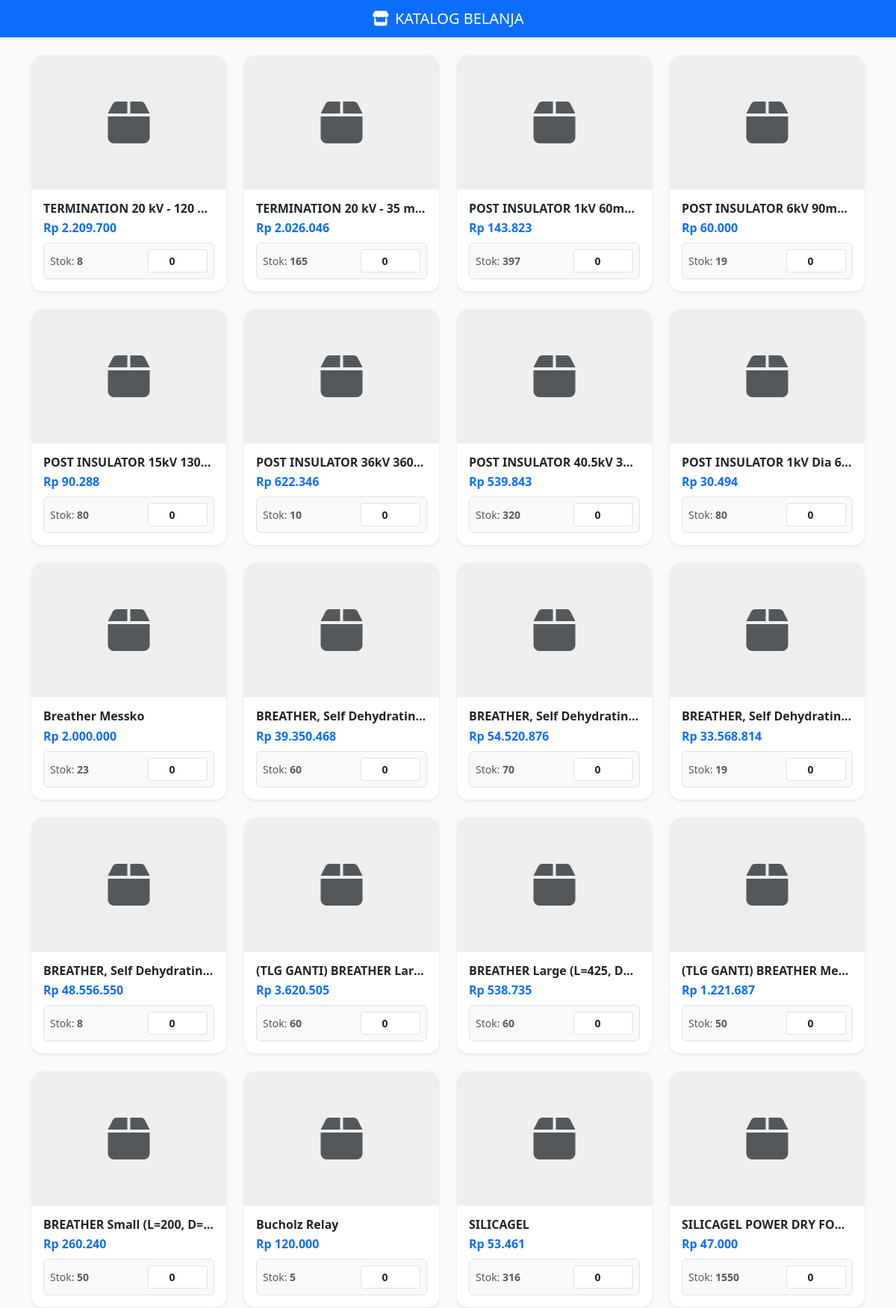
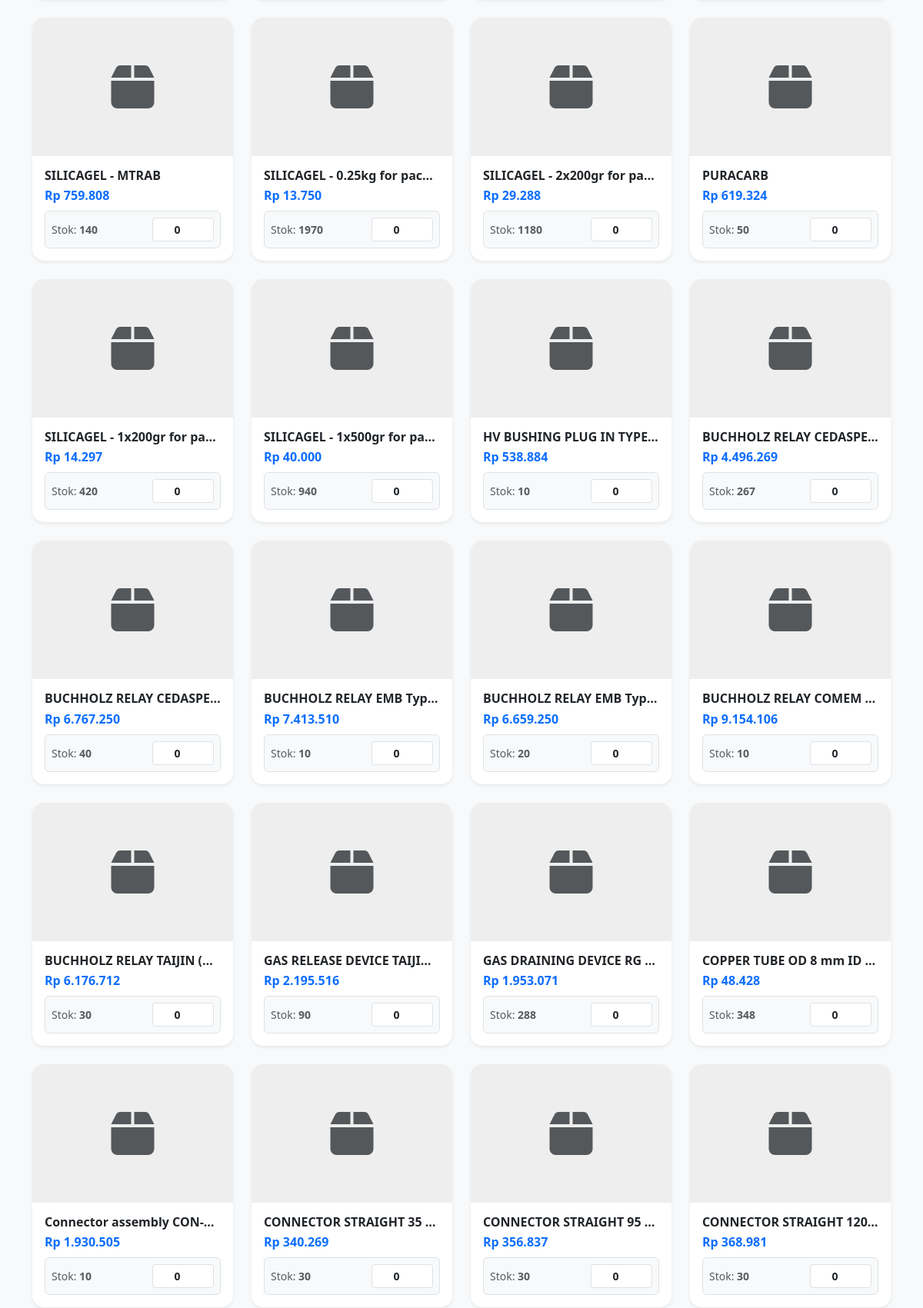
Page /katalog.php (upper part) on the committed database (2 pictures, top to bottom).
### tables this page shows
CREATE TABLE `daftar_barang` (
  `item_code` varchar(12) NOT NULL,
  `item_name` varchar(200) NOT NULL,
  `qty` int(11) NOT NULL,
  `harga` decimal(15,2) DEFAULT NULL
);

### katalog.php (the view, shortened to what this page needs)
<?php
include 'koneksi.php';
?>
<!DOCTYPE html>
<html lang="id">
<head>
    <link href="https://cdn.jsdelivr.net/npm/bootstrap@5.3.0/dist/css/bootstrap.min.css" rel="stylesheet">
    <link rel="stylesheet" href="https://cdnjs.cloudflare.com/ajax/libs/font-awesome/6.0.0/css/all.min.css">
</head>
<body>
<nav class="navbar navbar-dark bg-primary shadow-sm mb-4">
    <div class="container text-center">
        <span class="navbar-brand mb-0 h1 mx-auto"><i class="fas fa-store me-2"></i>KATALOG BELANJA</span>
    </div>
</nav>
<div class="container">
    <form id="formKatalog" action="proses_katalog.php" method="POST">
        <div class="row g-4">
            <?php
            $query = mysqli_query($koneksi, "SELECT * FROM daftar_barang WHERE qty > 0");
            while ($b = mysqli_fetch_assoc($query)) {
            ?>
            <div class="col-6 col-md-4 col-lg-3">
                <div class="card card-barang shadow-sm h-100">
                    <div class="img-container">
                        <i class="fas fa-box fa-4x text-muted"></i>
                    </div>
                    <div class="card-body d-flex flex-column">
                        <h6 class="fw-bold mb-1 text-truncate"><?php echo $b['item_name']; ?></h6>
                        <p class="text-primary fw-bold mb-2">Rp <?php echo number_format($b['harga'], 0, ',', '.'); ?></p>
                        <div class="mt-auto">
                            <div class="d-flex align-items-center justify-content-between bg-light p-2 rounded border">
                                <small class="text-muted">Stok: <b><?php echo $b['qty']; ?></b></small>
                                <input type="number"
                                       name="order_qty[<?php echo $b['item_code']; ?>]"
                                       class="form-control form-control-sm qty-input input-pesanan"
                                       value="0" min="0" max="<?php echo $b['qty']; ?>"
                                       data-harga="<?php echo $b['harga']; ?>"
                                       onchange="hitungFooter()">
                            </div>
                        </div>
                    </div>
                </div>
            </div>
            <?php } ?>
        </div>
    </form>
</div>
</body>
</html>

### katalog.php (style rules this page uses)
body { background-color: #f8f9fa; padding-bottom: 100px; }
.card-barang { border: none; border-radius: 15px; transition: transform 0.2s; overflow: hidden; }
.img-container { height: 180px; background-color: #eee; display: flex; align-items: center; justify-content: center; }
.qty-input { max-width: 80px; text-align: center; font-weight: bold; }

### rows in the picture
daftar_barang: item_name "TERMINATION 20 kV - 120…", harga "2.209.700", qty "8"
daftar_barang: item_name "TERMINATION 20 kV - 35 m…", harga "2.026.046", qty "165"
daftar_barang: item_name "POST INSULATOR 1kV 60m…", harga "143.823", qty "397"
daftar_barang: item_name "POST INSULATOR 6kV 90m…", harga "60.000", qty "19"
daftar_barang: item_name "POST INSULATOR 15kV 130…", harga "90.288", qty "80"
daftar_barang: item_name "POST INSULATOR 36kV 360…", harga "622.346", qty "10"
daftar_barang: item_name "POST INSULATOR 40.5kV 3…", harga "539.843", qty "320"
daftar_barang: item_name "POST INSULATOR 1kV Dia 6…", harga "30.494", qty "80"
daftar_barang: item_name "Breather Messko", harga "2.000.000", qty "23"
daftar_barang: item_name "BREATHER, Self Dehydratin…", harga "39.350.468", qty "60"
daftar_barang: item_name "BREATHER, Self Dehydratin…", harga "54.520.876", qty "70"
daftar_barang: item_name "BREATHER, Self Dehydratin…", harga "33.568.814", qty "19"
daftar_barang: item_name "BREATHER, Self Dehydratin…", harga "48.556.550", qty "8"
daftar_barang: item_name "(TLG GANTI) BREATHER Lar…", harga "3.620.505", qty "60"
daftar_barang: item_name "BREATHER Large (L=425, D…", harga "538.735", qty "60"
daftar_barang: item_name "(TLG GANTI) BREATHER Me…", harga "1.221.687", qty "50"
daftar_barang: item_name "BREATHER Small (L=200, D=…", harga "260.240", qty "50"
daftar_barang: item_name "Bucholz Relay", harga "120.000", qty "5"
daftar_barang: item_name "SILICAGEL", harga "53.461", qty "316"
daftar_barang: item_name "SILICAGEL POWER DRY FO…", harga "47.000", qty "1550"
daftar_barang: item_name "SILICAGEL - MTRAB", harga "759.808", qty "140"
daftar_barang: item_name "SILICAGEL - 0.25kg for pac…", harga "13.750", qty "1970"
daftar_barang: item_name "SILICAGEL - 2x200gr for pa…", harga "29.288", qty "1180"
daftar_barang: item_name "PURACARB", harga "619.324", qty "50"
daftar_barang: item_name "SILICAGEL - 1x200gr for pa…", harga "14.297", qty "420"
daftar_barang: item_name "SILICAGEL - 1x500gr for pa…", harga "40.000", qty "940"
daftar_barang: item_name "HV BUSHING PLUG IN TYPE…", harga "538.884", qty "10"
daftar_barang: item_name "BUCHHOLZ RELAY CEDASPE…", harga "4.496.269", qty "267"
daftar_barang: item_name "BUCHHOLZ RELAY CEDASPE…", harga "6.767.250", qty "40"
daftar_barang: item_name "BUCHHOLZ RELAY EMB Typ…", harga "7.413.510", qty "10"
daftar_barang: item_name "BUCHHOLZ RELAY EMB Typ…", harga "6.659.250", qty "20"
daftar_barang: item_name "BUCHHOLZ RELAY COMEM…", harga "9.154.106", qty "10"
daftar_barang: item_name "BUCHHOLZ RELAY TAIJIN (…", harga "6.176.712", qty "30"
daftar_barang: item_name "GAS RELEASE DEVICE TAIJI…", harga "2.195.516", qty "90"
daftar_barang: item_name "GAS DRAINING DEVICE RG…", harga "1.953.071", qty "288"
daftar_barang: item_name "COPPER TUBE OD 8 mm ID…", harga "48.428", qty "348"
daftar_barang: item_name "Connector assembly CON-…", harga "1.930.505", qty "10"
daftar_barang: item_name "CONNECTOR STRAIGHT 35…", harga "340.269", qty "30"
daftar_barang: item_name "CONNECTOR STRAIGHT 95…", harga "356.837", qty "30"
daftar_barang: item_name "CONNECTOR STRAIGHT 120…", harga "368.981", qty "30"
